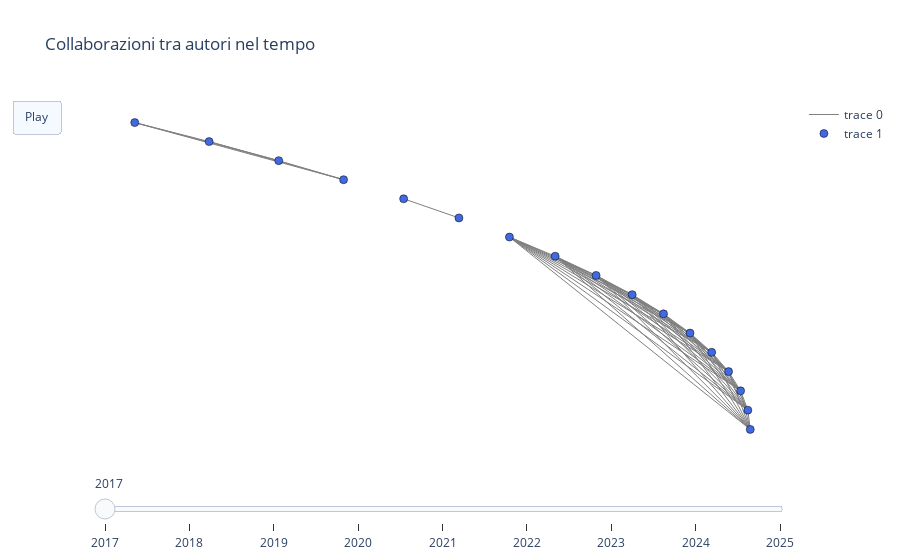

Notebook source saved alongside this figure:
### Code cell
## sistemare nomi pallini e archi
pos = nx.circular_layout(
    nx.compose_all(grafi_per_anno.values())
)
def plot_graph_plotly(G):
    edge_x, edge_y = [], []

    for u, v in G.edges():
        x0, y0 = pos[u]
        x1, y1 = pos[v]
        edge_x += [x0, x1, None]
        edge_y += [y0, y1, None]

    edge_trace = go.Scatter(
        x=edge_x,
        y=edge_y,
        mode="lines",
        line=dict(width=1, color="gray"),
        hoverinfo="none"
    )

    node_x, node_y, hover_text = [], [], []

    for node in G.nodes():
        x, y = pos[node]
        node_x.append(x)
        node_y.append(y)
        hover_text.append(
            f"{node}<br>Collaborazioni: {G.degree(node)}"
        )

    node_trace = go.Scatter(
        x=node_x,
        y=node_y,
        mode="markers",
        hoverinfo="text",
        text=hover_text,
        marker=dict(
            size=8,
            color="royalblue",
            line=dict(width=0.5, color="black")
        )
    )

    return edge_trace, node_trace
frames = []

for anno in sorted(grafi_per_anno.keys()):
    edge, node = plot_graph_plotly(grafi_per_anno[anno])
    frames.append(
        go.Frame(
            data=[edge, node],
            name=str(anno)
        )
    )

fig = go.Figure(
    data=frames[0].data,
    frames=frames,
    layout=go.Layout(
        title="Collaborazioni tra autori nel tempo",
        paper_bgcolor="white",
        plot_bgcolor="white",

        xaxis=dict(
            showgrid=False,
            zeroline=False,
            visible=False
        ),
        yaxis=dict(
            showgrid=False,
            zeroline=False,
            visible=False
        ),

        updatemenus=[{
            "type": "buttons",
            "buttons": [{
                "label": "Play",
                "method": "animate",
                "args": [
                    None,
                    {
                        "frame": {"duration": 2000, "redraw": True}, 
                        "transition": {"duration": 500},
                        "fromcurrent": True
                    }
                ]
            }]
        }],

        sliders=[{
            "steps": [
                {
                    "method": "animate",
                    "args": [[f.name]],
                    "label": f.name
                }
                for f in frames
            ]
        }]
    )
)

fig.show()

### Figure 1 — Plotly figure (JSON) as saved in the notebook; plotly's stock layout.template omitted (floating-point values rounded to 4 significant figures; data arrays with more than 128 entries replaced by an {"elided": "..."} marker saying what was removed)
{"data": [{"hoverinfo": "none", "line": {"color": "gray", "width": 1}, "mode": "lines", "type": "scatter", "x": {"elided": "186 float values"}, "y": {"elided": "186 float values"}}, {"hoverinfo": "text", "marker": {"color": "royalblue", "line": {"color": "black", "width": 0.5}, "size": 8}, "mode": "markers", "text": ["Altenkirch<br>Collaborazioni: 10", "T.; Chaudhuri<br>Collaborazioni: 10", "K.; Dowek<br>Collaborazioni: 10", "G.; Felty<br>Collaborazioni: 10", "A.; Filinski<br>Collaborazioni: 10", "A.; Miculan<br>Collaborazioni: 10", "M.; Rabe<br>Collaborazioni: 10", "F.; Ricciotti<br>Collaborazioni: 10", "W.; Sacerdoti Coen<br>Collaborazioni: 10", "C.S.; Sojakova<br>Collaborazioni: 10", "K.<br>Collaborazioni: 10", "Corbatto<br>Collaborazioni: 1", "M.<br>Collaborazioni: 1", "Omodeo<br>Collaborazioni: 3", "E.G.; Policriti<br>Collaborazioni: 3", "A.; Tomescu<br>Collaborazioni: 3", "A.I.<br>Collaborazioni: 3"], "type": "scatter", "x": [1.0, 0.9999, 0.9998, 0.9995, 0.9991, 0.9985, 0.9979, 0.9971, 0.9962, 0.9953, 0.9941, 0.9929, 0.9916, 0.9901, 0.9885, 0.9868, 0.985], "y": [-1.691e-09, 0.01083, 0.02166, 0.03249, 0.04332, 0.05414, 0.06495, 0.07576, 0.08656, 0.09734, 0.1081, 0.1189, 0.1296, 0.1404, 0.1511, 0.1618, 0.1725]}], "layout": {"paper_bgcolor": "white", "plot_bgcolor": "white", "sliders": [{"steps": [{"args": [["2017"]], "label": "2017", "method": "animate"}, {"args": [["2018"]], "label": "2018", "method": "animate"}, {"args": [["2019"]], "label": "2019", "method": "animate"}, {"args": [["2020"]], "label": "2020", "method": "animate"}, {"args": [["2021"]], "label": "2021", "method": "animate"}, {"args": [["2022"]], "label": "2022", "method": "animate"}, {"args": [["2023"]], "label": "2023", "method": "animate"}, {"args": [["2024"]], "label": "2024", "method": "animate"}, {"args": [["2025"]], "label": "2025", "method": "animate"}]}], "title": {"text": "Collaborazioni tra autori nel tempo"}, "updatemenus": [{"buttons": [{"args": [null, {"frame": {"duration": 2000, "redraw": true}, "fromcurrent": true, "transition": {"duration": 500}}], "label": "Play", "method": "animate"}], "type": "buttons"}], "xaxis": {"showgrid": false, "visible": false, "zeroline": false}, "yaxis": {"showgrid": false, "visible": false, "zeroline": false}}}
